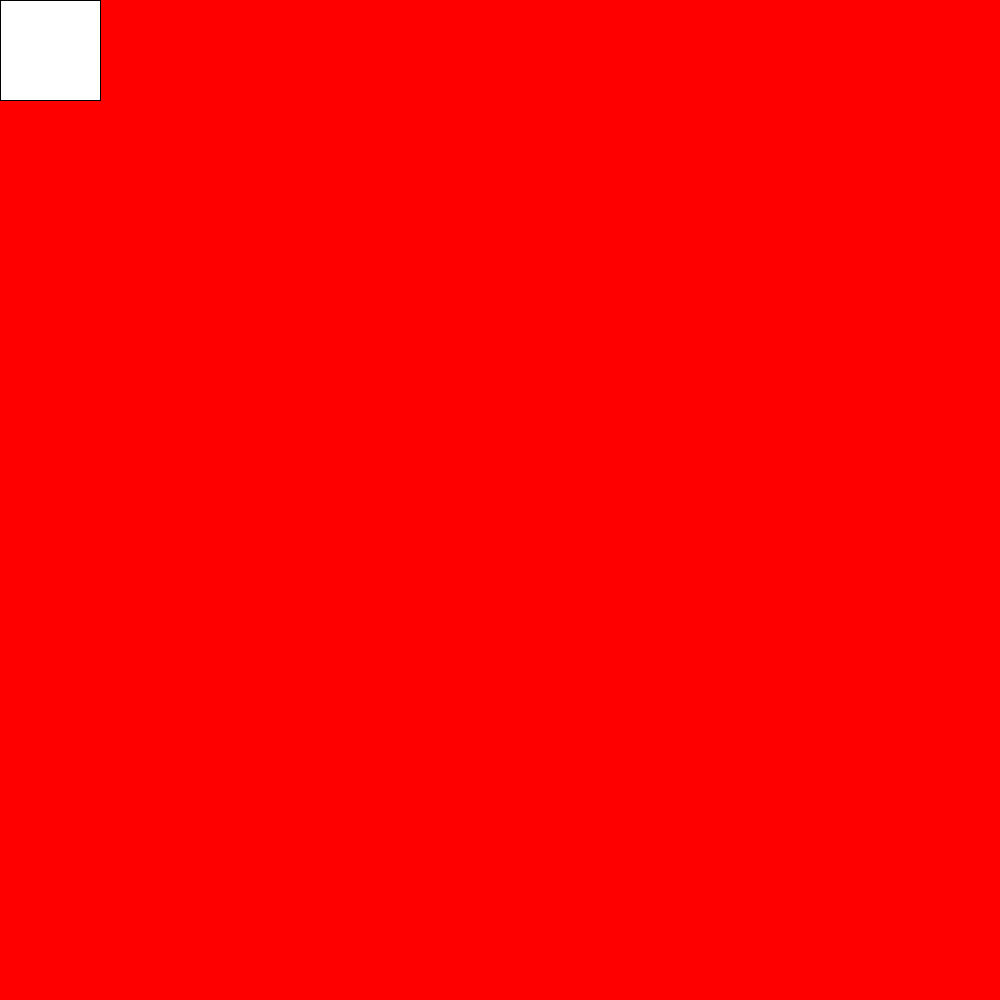
Frame 1 (no input)
Frame 60 (the mouse pressed at the canvas centre just before this capture): identical to frame 1, image omitted
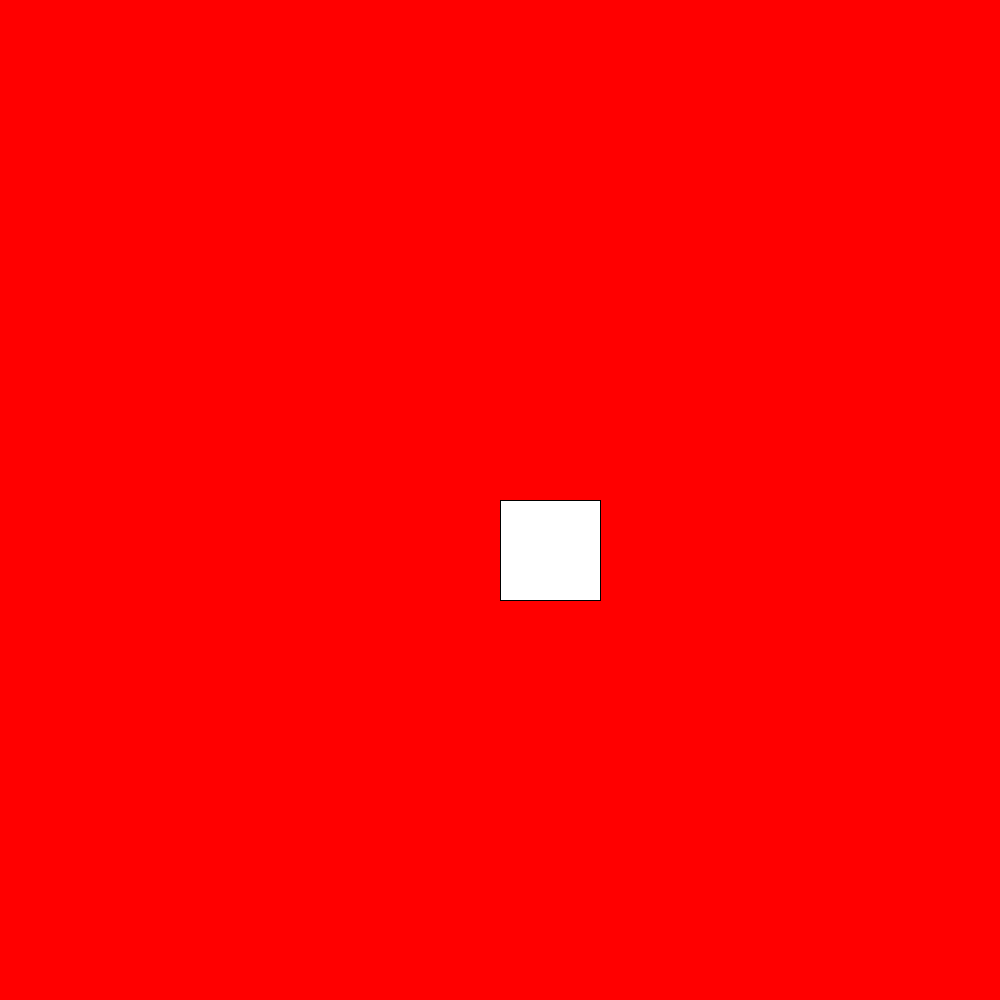
Frame 120 (the mouse held since frame 60 and released just before this capture)

The Processing sketch that drew these frames (run headless with seeded random() and noise(); from frame 60 on, the mouse is pressed at the canvas centre):

// Processing sketch: sketch_230130b
// ── sketch_230130b.pde
int frame = 0;

void setup(){
  size(1000,1000);
}

void draw(){
  background(255,0,0);
  rect(mouseX,mouseY,100,100);
  frame++;
}
